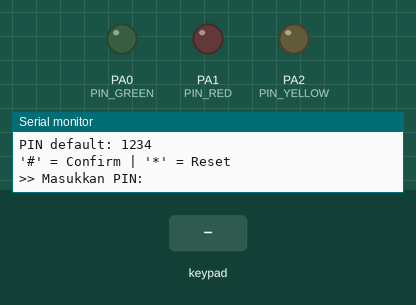
Bench run of a program on a simulated STM32 Blue Pill. Parts: output pins drawn as LEDs (lit = HIGH), the last lines printed to the serial monitor. Wiring (inferred from the names in the program): 4×4 keypad with keys 1 2 3 A 4 5 6 B 7 8 9 C * 0 # D: rows PB12, PB13, PB14, PB15; columns PA4, PA5, PA6, PA7. Dashed ring = blinking. The test bench sets the inputs (shaded band). Pins used as bus, display or sensor lines are not drawn.

Above: at 3.1 s.
3.2 s: key '#' pressed
At 3.42 s:
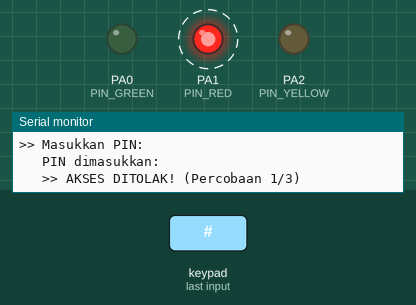
6.2 s: keypad keys 1 2 3 4 # pressed 0.4 s apart
At 8.3 s:
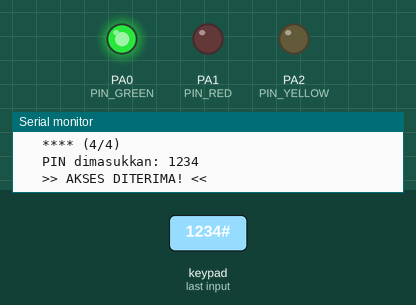
12.6 s: keypad keys 1 2 3 4 * pressed 0.4 s apart
At 12.99 s:
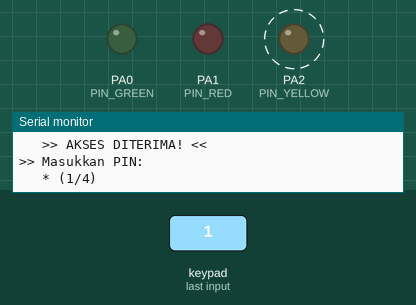
17.7 s: keypad keys 1 2 3 4 D pressed 0.4 s apart
At 19.7 s:
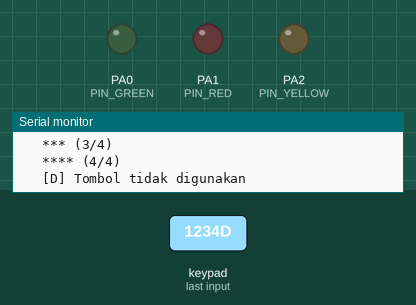
Timing chart, 0 to 21.2 s (numbered marks = the images above; inputs shaded):
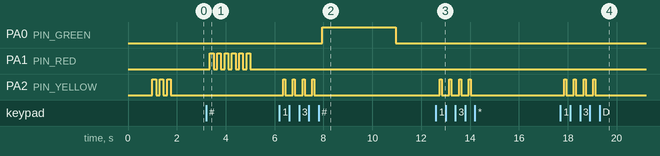

Measured:
- after the input at 3.2 s, PA1 (PIN_RED): alternates HIGH for 0.15 s and LOW for 0.15 s, 12 changes in all, then stays LOW, starting after 0.15 s
- after the input at 6.2 s, PA0 (PIN_GREEN): LOW → HIGH after 1.8 s, → LOW 3.0 s later; PA2 (PIN_YELLOW): alternates HIGH for 0.08 s and LOW for 0.32 s, 8 changes in all, then stays LOW, starting after 0.15 s
- after the input at 12.6 s, PA2 (PIN_YELLOW): alternates HIGH for 0.08 s and LOW for 0.32 s, 8 changes in all, then stays LOW, starting after 0.15 s
- after the input at 17.7 s, PA2 (PIN_YELLOW): alternates HIGH for 0.08 s and LOW for 0.32 s, 8 changes in all, then stays LOW, starting after 0.15 s

The program:

main.cpp
```cpp
/**
 * @file main.cpp
 * @brief GPIO Project: Keypad PIN Lock dengan LED
 *
 * Bahan: Keypad 4x4, 3 LED (Merah, Kuning, Hijau), Resistor
 *
 * Cara kerja:
 * - Masukkan PIN 4 digit via keypad (default: 1234)
 * - LED Kuning kedip saat mengetik
 * - PIN benar  -> LED Hijau nyala 3 detik
 * - PIN salah  -> LED Merah kedip cepat 3 detik
 * - Tekan '#' untuk confirm, '*' untuk reset input
 * - 3x salah  -> lockout 10 detik (LED Merah nyala terus)
 */

#include <Arduino.h>

// ==================== PIN LED ====================
#define PIN_GREEN   PA0   // LED Hijau (akses diterima)
#define PIN_RED     PA1   // LED Merah (akses ditolak)
#define PIN_YELLOW  PA2   // LED Kuning (sedang input)

// ==================== KEYPAD 4x4 ====================
const byte ROWS = 4;
const byte COLS = 4;

char keys[ROWS][COLS] = {
    {'1','2','3','A'},
    {'4','5','6','B'},
    {'7','8','9','C'},
    {'*','0','#','D'}
};

// Pin ROW (output) dan COL (input pull-up)
byte rowPins[ROWS] = {PB12, PB13, PB14, PB15};
byte colPins[COLS] = {PA4, PA5, PA6, PA7};

// ==================== KONFIGURASI ====================
const char* CORRECT_PIN = "1234";
const int MAX_PIN_LENGTH = 4;
const int MAX_ATTEMPTS = 3;
const unsigned long LOCKOUT_TIME = 10000;  // 10 detik

// ==================== VARIABEL ====================
char inputPIN[5] = "";        // Buffer input (4 digit + null)
int inputIndex = 0;
int failCount = 0;
bool locked = false;
unsigned long lockStartTime = 0;
unsigned long lastKeyTime = 0;
char lastKey = 0;

// ==================== Scan Keypad (tanpa library) ====================
char scanKeypad() {
    for (byte r = 0; r < ROWS; r++) {
        // Set semua ROW HIGH
        for (byte i = 0; i < ROWS; i++)
            digitalWrite(rowPins[i], HIGH);

        // Set ROW aktif LOW
        digitalWrite(rowPins[r], LOW);
        delayMicroseconds(10);

        for (byte c = 0; c < COLS; c++) {
            if (digitalRead(colPins[c]) == LOW) {
                // Debounce
                delay(20);
                if (digitalRead(colPins[c]) == LOW) {
                    // Tunggu tombol dilepas
                    while (digitalRead(colPins[c]) == LOW);
                    return keys[r][c];
                }
            }
        }
    }
    return 0;  // Tidak ada tombol ditekan
}

// ==================== LED Functions ====================
void allLedOff() {
    digitalWrite(PIN_GREEN, LOW);
    digitalWrite(PIN_RED, LOW);
    digitalWrite(PIN_YELLOW, LOW);
}

void blinkLed(int pin, int times, int delayMs) {
    for (int i = 0; i < times; i++) {
        digitalWrite(pin, HIGH);
        delay(delayMs);
        digitalWrite(pin, LOW);
        delay(delayMs);
    }
}

void resetInput() {
    memset(inputPIN, 0, sizeof(inputPIN));
    inputIndex = 0;
}

// ==================== SETUP ====================
void setup() {
    Serial.begin(115200);
    delay(1000);

    Serial.println("\n========================================");
    Serial.println("  GPIO Project: Keypad PIN Lock + LED");
    Serial.println("========================================");
    Serial.println("PIN default: 1234");
    Serial.println("'#' = Confirm | '*' = Reset\n");

    // Setup LED
    pinMode(PIN_GREEN, OUTPUT);
    pinMode(PIN_RED, OUTPUT);
    pinMode(PIN_YELLOW, OUTPUT);
    allLedOff();

    // Setup Keypad ROW sebagai OUTPUT
    for (byte r = 0; r < ROWS; r++) {
        pinMode(rowPins[r], OUTPUT);
        digitalWrite(rowPins[r], HIGH);
    }

    // Setup Keypad COL sebagai INPUT_PULLUP
    for (byte c = 0; c < COLS; c++) {
        pinMode(colPins[c], INPUT_PULLUP);
    }

    // Startup animation
    blinkLed(PIN_YELLOW, 3, 150);
    Serial.println(">> Masukkan PIN:");
}

// ==================== LOOP ====================
void loop() {
    // === Cek lockout ===
    if (locked) {
        unsigned long elapsed = millis() - lockStartTime;
        if (elapsed < LOCKOUT_TIME) {
            // LED Merah nyala terus selama lockout
            digitalWrite(PIN_RED, HIGH);
            int sisa = (LOCKOUT_TIME - elapsed) / 1000;
            Serial.printf("\r   LOCKED! Tunggu %d detik...  ", sisa);
            delay(500);
            return;
        } else {
            // Lockout selesai
            locked = false;
            failCount = 0;
            allLedOff();
            resetInput();
            Serial.println("\n\n>> Lockout selesai. Masukkan PIN:");
        }
    }

    // === Scan keypad ===
    char key = scanKeypad();
    if (key == 0) return;  // Tidak ada tombol

    // === Proses tombol ===
    if (key == '*') {
        // Reset input
        resetInput();
        allLedOff();
        Serial.println("   [RESET] Input direset");
        Serial.println(">> Masukkan PIN:");
    }
    else if (key == '#') {
        // Confirm PIN
        Serial.printf("   PIN dimasukkan: %s\n", inputPIN);

        if (strcmp(inputPIN, CORRECT_PIN) == 0) {
            // === PIN BENAR ===
            Serial.println("   >> AKSES DITERIMA! <<");
            failCount = 0;
            allLedOff();
            digitalWrite(PIN_GREEN, HIGH);
            delay(3000);
            digitalWrite(PIN_GREEN, LOW);
        } else {
            // === PIN SALAH ===
            failCount++;
            Serial.printf("   >> AKSES DITOLAK! (Percobaan %d/%d)\n", failCount, MAX_ATTEMPTS);
            allLedOff();
            blinkLed(PIN_RED, 6, 150);

            if (failCount >= MAX_ATTEMPTS) {
                // Lockout
                locked = true;
                lockStartTime = millis();
                Serial.printf("\n!! %dx SALAH - LOCKOUT %d DETIK !!\n", MAX_ATTEMPTS, (int)(LOCKOUT_TIME/1000));
            }
        }
        resetInput();
        if (!locked) {
            Serial.println(">> Masukkan PIN:");
        }
    }
    else if (key >= '0' && key <= '9') {
        // Input digit
        if (inputIndex < MAX_PIN_LENGTH) {
            inputPIN[inputIndex] = key;
            inputIndex++;
            inputPIN[inputIndex] = '\0';

            // LED Kuning kedip sekali
            digitalWrite(PIN_YELLOW, HIGH);
            delay(80);
            digitalWrite(PIN_YELLOW, LOW);

            // Tampilkan asterisk
            Serial.print("   ");
            for (int i = 0; i < inputIndex; i++) Serial.print("*");
            Serial.printf(" (%d/%d)\n", inputIndex, MAX_PIN_LENGTH);
        } else {
            Serial.println("   [MAX] Tekan '#' untuk confirm");
            blinkLed(PIN_YELLOW, 2, 100);
        }
    }
    else {
        // Tombol A/B/C/D diabaikan
        Serial.printf("   [%c] Tombol tidak digunakan\n", key);
    }
}

/**
 * WIRING:
 *
 * LED (dengan resistor 220-330 ohm):
 *   PA0 → Resistor 220Ω → LED Hijau → GND
 *   PA1 → Resistor 220Ω → LED Merah → GND
 *   PA2 → Resistor 220Ω → LED Kuning → GND
 *
 * Keypad 4x4:
 *   ROW: PB12, PB13, PB14, PB15 (output)
 *   COL: PA4, PA5, PA6, PA7 (input pull-up)
 */
```
